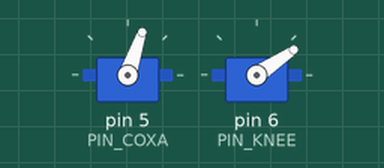
Bench run of a sketch on a simulated Arduino Uno, built with avr-gcc and run on an emulated ATmega328P. Parts: 2 × servo.

Above: at 1.05 s.
At 1.5 s:
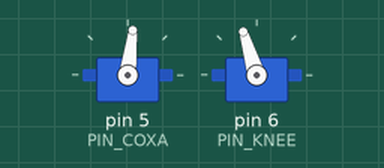
At 2.0 s:
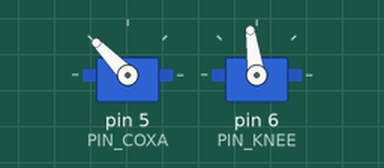
At 3.0 s:
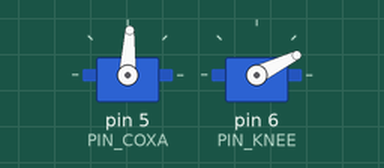
Timing chart, 0 to 5.9 s (numbered marks = the images above):
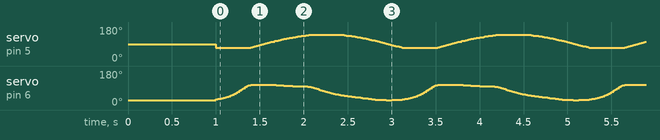

The sketch:

SingleLeg_InverseKinematics.ino
```cpp
/*
  Single Leg Inverse Kinematics (IK) for 2-DOF Hexapod

  This sketch calculates the servo angles for a 2-servo leg (Hip + Knee).
  Since there is no Tibia, the leg points directly at the target vector.

  Coordinate System:
  X: Forward/Backward
  Y: Left/Right
  Z: Up/Down
*/

#include <Servo.h>

// --- CONFIGURATION ---
const bool CALIBRATION_MODE = false;

// --- Physical Dimensions (Measure these on your robot in mm) ---
const float L_COXA = 29.828+29.828;   // Distance from Hip pivot to Knee pivot
const float L_LEG = 60;   // Distance from Knee pivot to Foot tip (Total length)

// --- Pin Definitions ---
const int PIN_COXA = 5;
const int PIN_KNEE = 6;

Servo coxaServo;
Servo kneeServo;

// --- Helper Maths ---
const float RAD_TO_DEGs = 180.0 / 3.142;

// --- Gait Parameters ---
const float Z_HEIGHT = -60.0; // Height of foot when on the ground
const float Z_LIFT = 10.0;   // Height of foot when lifting
const float Y_START = -30.0;  // Start of step (Back)
const float Y_END = 100.0;     // End of step (Forward)
const float X_DIST = 90.0;   // Fixed distance from body

void setup() {
  Serial.begin(9600);

  coxaServo.attach(PIN_COXA);
  kneeServo.attach(PIN_KNEE);

  if (CALIBRATION_MODE) {
    coxaServo.write(90);
    kneeServo.write(90);
  } else {
    // Start at "Home" position
    moveToPoint(X_DIST, 0, Z_HEIGHT);
    delay(1000);
  }
}

void loop() {
  if (CALIBRATION_MODE) return;

  // --- PHASE 1: LIFT (Up) ---
  for (float z = Z_HEIGHT; z <= Z_LIFT; z += 2) {
    moveToPoint(X_DIST, Y_START, z);
    delay(10);
  }

  // --- PHASE 2: SWING (Forward in air) ---
  for (float y = Y_START; y <= Y_END; y += 2) {
    moveToPoint(X_DIST, y, Z_LIFT);
    delay(10);
  }

  // --- PHASE 3: DROP (Down) ---
  for (float z = Z_LIFT; z >= Z_HEIGHT; z -= 2) {
    moveToPoint(X_DIST, Y_END, z);
    delay(10);
  }

  // --- PHASE 4: DRAG (Backward on ground) ---
  // This is the "power stroke" that pushes the body forward
  for (float y = Y_END; y >= Y_START; y -= 2) {
    moveToPoint(X_DIST, y, Z_HEIGHT);
    delay(10);
  }
}

/*
  Calculates IK for 2-DOF and writes to servos.
  For 2-DOF, this function aligns the leg vector with the target point.
*/
void moveToPoint(float x, float y, float z) {

  // --- Step 1: Compute Coxa Angle (Hip/Yaw) ---
  float theta1 = atan2(y, x) * RAD_TO_DEGs;

  // --- Step 2: Compute Knee Angle (Pitch) ---
  // Total horizontal distance from origin
  float d_total = sqrt(sq(x) + sq(y));

  // Subtract Coxa to get the distance the Leg must cover horizontally
  float x_plane = d_total - L_COXA;
  float y_plane = z;

  // Calculate the angle to point directly at the target (x_plane, z)
  // atan2(vertical, horizontal) gives the angle relative to the horizon
  float theta2 = atan2(y_plane, x_plane) * RAD_TO_DEGs;

  // --- Step 3: Mapping to Servo Values ---
  // Coxa: 90 is center
  int coxaAngle = 90 + theta1;

  // Knee: 90 is Horizontal
  // If target is down (z negative), theta2 is negative.
  // We add theta2 to 90. So -45 degrees becomes servo position 45.
  // Adjust the sign (+/-) if your servo moves the wrong way!
  int kneeAngle = 90 + theta2;

  // Constrain angles
  coxaAngle = constrain(coxaAngle, 0, 180);
  kneeAngle = constrain(kneeAngle, 0, 180);

  coxaServo.write(coxaAngle);
  kneeServo.write(kneeAngle);
}
```
